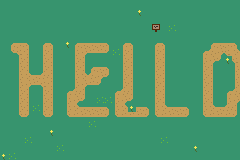

Below is a game level as drawn by its tile map, then a one-line description and the .tmx file that defines it, in full:
An orthogonal 30x20 tile map with 8x8 px tiles, 2 tile layers (Tile Layer 1, Tile Layer 2), 2 tilesets and 2 objects (Sign, Wall).

<map version="1.10" tiledversion="1.10.2" orientation="orthogonal" renderorder="right-down" width="30" height="20" tilewidth="8" tileheight="8" infinite="0" nextlayerid="8" nextobjectid="324">
 <tileset firstgid="1" source="../tilesets/testset1.tsx" />
 <tileset firstgid="101" source="../tilesets/trees.tsx" />
 <layer id="1" name="Tile Layer 1" width="30" height="20">
  <data encoding="csv">
1,1,1,1,1,1,1,1,1,1,1,1,1,1,1,1,1,1,1,1,1,1,1,1,1,1,1,1,1,1,
1,1,1,1,1,1,1,1,1,1,1,1,1,1,1,1,1,3,1,1,1,1,1,1,1,1,1,1,1,1,
1,1,1,1,1,1,1,1,1,1,1,1,1,1,1,1,1,1,1,1,1,1,1,1,1,1,1,1,1,1,
1,1,1,1,1,1,1,1,1,1,1,1,1,1,1,1,1,1,1,1,1,2,1,1,1,1,1,1,1,1,
1,1,1,1,1,1,1,1,1,1,1,1,1,1,1,1,1,1,1,1,1,1,1,1,1,1,1,1,1,1,
1,14,21,15,1,14,15,1,3,14,21,21,21,15,1,14,15,1,1,14,15,1,1,1,1,1,14,21,21,15,
1,24,32,13,1,12,13,1,1,12,33,31,31,25,2,12,13,1,1,12,13,1,1,1,1,14,22,33,32,23,
1,1,12,13,1,12,13,1,1,12,13,1,1,1,1,12,13,1,1,12,13,1,1,1,1,12,33,25,3,32,
1,1,12,13,1,12,13,1,1,12,13,14,21,15,1,12,13,1,1,12,13,1,1,1,1,12,13,1,1,12,
1,1,12,23,21,22,13,1,1,12,23,22,33,25,1,12,13,1,1,12,13,1,1,1,1,12,13,1,1,12,
1,1,12,33,31,32,13,1,1,12,33,31,25,1,1,12,13,1,1,12,13,1,1,1,1,12,13,1,1,12,
1,1,12,13,1,12,13,1,14,22,13,1,1,1,14,22,13,1,1,12,13,1,1,1,1,12,13,1,14,22,
1,1,12,13,1,12,13,1,12,33,25,1,2,2,12,33,25,1,1,12,13,1,1,1,1,12,13,1,12,33,
1,1,12,13,2,12,13,1,12,23,21,21,21,15,12,23,3,21,15,12,23,21,21,15,1,12,23,21,22,13,
1,1,24,25,1,24,25,1,24,31,31,31,31,25,24,31,31,31,25,24,31,31,31,25,1,24,31,31,31,25,
1,1,1,1,1,1,1,1,1,1,1,2,1,1,1,1,1,1,1,1,1,1,1,1,1,1,1,1,1,1,
1,1,1,1,1,1,3,1,1,1,1,1,1,1,1,1,1,1,1,1,1,1,1,1,1,1,1,1,1,1,
1,1,1,2,1,1,1,1,1,1,1,1,1,1,1,1,1,1,1,1,2,1,1,1,1,1,1,1,1,1,
1,1,1,1,1,1,1,2,1,1,1,1,1,1,1,1,1,1,1,1,1,1,1,1,3,1,1,1,1,1,
3,2,1,1,1,1,1,1,1,1,1,1,1,1,1,1,1,1,1,1,1,1,1,1,1,1,1,1,1,1
</data>
 </layer>
 <layer id="7" name="Tile Layer 2" width="30" height="20">
  <data encoding="csv">
0,0,0,0,0,0,0,0,0,0,0,0,0,0,0,0,0,0,0,0,0,0,0,0,0,0,0,0,0,0,
0,0,0,0,0,0,0,0,0,0,0,0,0,0,0,0,0,0,0,0,0,0,0,0,0,0,0,0,0,0,
0,0,0,0,0,0,0,0,0,0,0,0,0,0,0,0,0,0,0,0,0,0,0,0,0,0,0,0,0,0,
0,0,0,0,0,0,0,0,0,0,0,0,0,0,0,0,0,0,0,61,0,0,0,0,0,0,0,0,0,0,
0,0,0,0,0,0,0,0,0,0,0,0,0,0,0,0,0,0,0,0,0,0,0,0,0,0,0,0,0,0,
0,0,0,0,0,0,0,0,0,0,0,0,0,0,0,0,0,0,0,0,0,0,0,0,0,0,0,0,0,0,
0,0,0,0,0,0,0,0,0,0,0,0,0,0,0,0,0,0,0,0,0,0,0,0,0,0,0,0,0,0,
0,0,0,0,0,0,0,0,0,0,0,0,0,0,0,0,0,0,0,0,0,0,0,0,0,0,0,0,0,0,
0,0,0,0,0,0,0,0,0,0,0,0,0,0,0,0,0,0,0,0,0,0,0,0,0,0,0,0,0,0,
0,0,0,0,0,0,0,0,0,0,0,0,0,0,0,0,0,0,0,0,0,0,0,0,0,0,0,0,0,0,
0,0,0,0,0,0,0,0,0,0,0,0,0,0,0,0,0,0,0,0,0,0,0,0,0,0,0,0,0,0,
0,0,0,0,0,0,0,0,0,0,0,0,0,0,0,0,0,0,0,0,0,0,0,0,0,0,0,0,0,0,
0,0,0,0,0,0,0,0,0,0,0,0,0,0,0,0,0,0,0,0,0,0,0,0,0,0,0,0,0,0,
0,0,0,0,0,0,0,0,0,0,0,0,0,0,0,0,0,0,0,0,0,0,0,0,0,0,0,0,0,0,
0,0,0,0,0,0,0,0,0,0,0,0,0,0,0,0,0,0,0,0,0,0,0,0,0,0,0,0,0,0,
0,0,0,0,0,0,0,0,0,0,0,0,0,0,0,0,0,0,0,0,0,0,0,0,0,0,0,0,0,0,
0,0,0,0,0,0,0,0,0,0,0,0,0,0,0,0,0,0,0,0,0,0,0,0,0,0,0,0,0,0,
0,0,0,0,0,0,0,0,0,0,0,0,0,0,0,0,0,0,0,0,0,0,0,0,0,0,0,0,0,0,
0,0,0,0,0,0,0,0,0,0,0,0,0,0,0,0,0,0,0,0,0,0,0,0,0,0,0,0,0,0,
0,0,0,0,0,0,0,0,0,0,0,0,0,0,0,0,0,0,0,0,0,0,0,0,0,0,0,0,0,0
</data>
 </layer>
 <objectgroup id="6" name="Object Layer 1">
  <object id="319" type="Sign" x="152" y="16" width="16" height="16">
   <properties>
    <property name="DialogID" value="test_dialog_1" />
   </properties>
  </object>
  <object id="322" type="Wall" x="152" y="16" width="16" height="16">
   <properties>
    <property name="CollisionLayer" type="class" propertytype="BitMask">
     <properties>
      <property name="0" type="bool" value="true" />
     </properties>
    </property>
   </properties>
  </object>
 </objectgroup>
</map>
